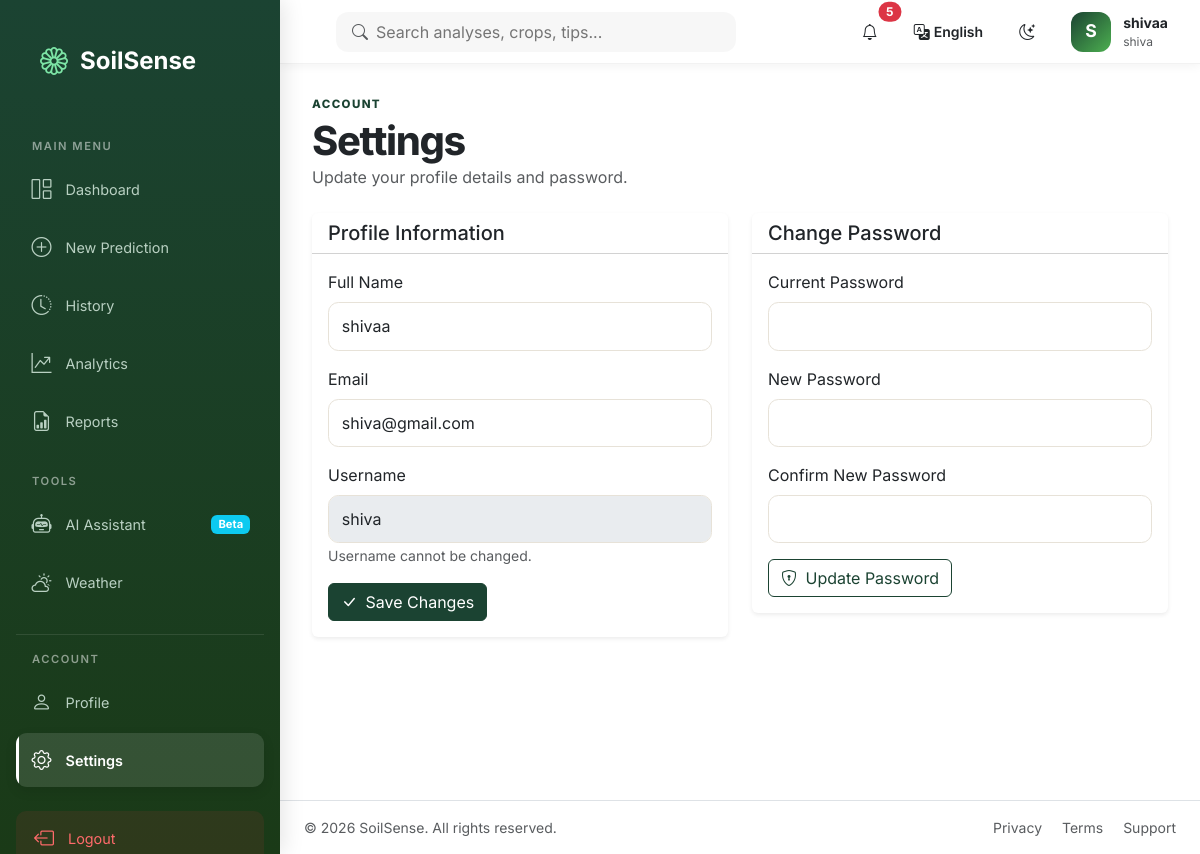
The page /settings (signed in) on the database its author committed.
### tables this page shows
CREATE TABLE users (
                id INTEGER PRIMARY KEY AUTOINCREMENT,
                full_name TEXT NOT NULL,
                email TEXT NOT NULL COLLATE NOCASE UNIQUE,
                username TEXT NOT NULL COLLATE NOCASE UNIQUE,
                password_hash TEXT NOT NULL,
                created_at TEXT NOT NULL DEFAULT CURRENT_TIMESTAMP
            );

### app.py (the view, shortened to what this page needs)
@app.route("/settings", methods=["GET", "POST"])
@login_required
def settings() -> str:
    user_id = session.get("user_id")
    with get_database_connection() as connection:
        user = connection.execute(
            "SELECT full_name, email, username FROM users WHERE id = ?",
            (user_id,)
        ).fetchone()
    return render_template("settings.html", user=user)

### app.py (called while the page is built)
def get_database_connection() -> sqlite3.Connection:
    connection = sqlite3.connect(app.config["DATABASE"])
    connection.row_factory = sqlite3.Row
    connection.execute("PRAGMA foreign_keys = ON")
    return connection

def login_required(view: Callable[..., Any]) -> Callable[..., Any]:
    @wraps(view)
    def wrapped_view(*args: Any, **kwargs: Any) -> Any:
        if "user_id" not in session:
            flash("Please log in to access the soil health system.", "warning")
            return redirect(url_for("login", next=request.path))
        return view(*args, **kwargs)
    return wrapped_view

def format_relative_time(timestamp_str: str) -> str:
    try:
        then = datetime.fromisoformat(timestamp_str)
    except (TypeError, ValueError):
        return timestamp_str or ""
    seconds = (datetime.utcnow() - then).total_seconds()
    if seconds < 60:
        return "Just now"
    if seconds < 3600:
        minutes = int(seconds // 60)
        return f"{minutes} minute{'s' if minutes != 1 else ''} ago"
    if seconds < 86400:
        hours = int(seconds // 3600)
        return f"{hours} hour{'s' if hours != 1 else ''} ago"
    if seconds < 172800:
        return "Yesterday"
    if seconds < 604800:
        days = int(seconds // 86400)
        return f"{days} days ago"
    return then.strftime("%b %d, %Y")

@app.context_processor
def inject_notifications() -> dict[str, Any]:
    user_id = session.get("user_id")
    if not user_id:
        return {"notifications": []}
    try:
        return {"notifications": get_recent_notifications(user_id, session.get("language", "en"))}
    except sqlite3.Error:
        app.logger.exception("Failed to load notifications")
        return {"notifications": []}

@app.context_processor
def inject_translations() -> dict[str, Any]:
    lang = session.get("language", "en")
    return {
        "t": lambda key: translate(key, lang),
        "tf": lambda text: translate_fertilizer(text, lang),
        "tc": lambda crop: translate_crop(crop, lang),
        "current_language": lang,
        "supported_languages": SUPPORTED_LANGUAGES,
    }

### translations.py (called while the page is built)
def translate(key: str, lang: str) -> str:
    return TRANSLATIONS.get(lang, {}).get(key) or TRANSLATIONS["en"].get(key, key)

def translate_crop(name: str, lang: str) -> str:
    if not name:
        return name
    key = name.strip().lower()
    return CROP_NAMES.get(lang, {}).get(key) or CROP_NAMES["en"].get(key, name.title())

### templates/settings.html (shortened to what this page needs)
{% extends "base.html" %}
{% block content %}
<section class="page-heading mb-4">
  <p class="eyebrow mb-1">ACCOUNT</p>
  <h1>Settings</h1>
  <p class="text-body-secondary mb-0">Update your profile details and password.</p>
</section>
<div class="row g-4">
  <div class="col-lg-6">
    <div class="card border-0 shadow-sm">
      <div class="card-header bg-transparent">
        <h2 class="h5 mb-0">Profile Information</h2>
      </div>
      <div class="card-body">
        <form method="post" action="{{ url_for('settings') }}">
          <div class="mb-3">
            <label class="form-label" for="full_name">Full Name</label>
            <input type="text" class="form-control" id="full_name" name="full_name"
                   value="{{ user.full_name if user else '' }}" required minlength="2" maxlength="100">
          </div>
          <div class="mb-3">
            <label class="form-label" for="email">Email</label>
            <input type="email" class="form-control" id="email" name="email"
                   value="{{ user.email if user else '' }}" required maxlength="254">
          </div>
          <div class="mb-3">
            <label class="form-label">Username</label>
            <input type="text" class="form-control" value="{{ user.username if user else '' }}" disabled>
            <small class="text-muted">Username cannot be changed.</small>
          </div>
          <button type="submit" class="btn btn-primary">
            <i class="bi bi-check-lg me-1"></i> Save Changes
          </button>
        </form>
      </div>
    </div>
  </div>
  <div class="col-lg-6">
    <div class="card border-0 shadow-sm">
      <div class="card-header bg-transparent">
        <h2 class="h5 mb-0">Change Password</h2>
      </div>
      <div class="card-body">
        <form method="post" action="{{ url_for('settings') }}">
          <div class="mb-3">
            <label class="form-label" for="current_password">Current Password</label>
            <input type="password" class="form-control" id="current_password" name="current_password" required>
          </div>
          <div class="mb-3">
            <label class="form-label" for="new_password">New Password</label>
            <input type="password" class="form-control" id="new_password" name="new_password" required minlength="8">
          </div>
          <div class="mb-3">
            <label class="form-label" for="confirm_password">Confirm New Password</label>
            <input type="password" class="form-control" id="confirm_password" name="confirm_password" required minlength="8">
          </div>
          <button type="submit" class="btn btn-outline-primary">
            <i class="bi bi-shield-lock me-1"></i> Update Password
          </button>
        </form>
      </div>
    </div>
  </div>
</div>
{% endblock %}

### templates/base.html (shortened to what this page needs)
<!doctype html>
<html lang="en" data-bs-theme="light">
<head>
  <link href="https://cdn.jsdelivr.net/npm/bootstrap@5.3.3/dist/css/bootstrap.min.css" rel="stylesheet">
  <link href="https://cdn.jsdelivr.net/npm/bootstrap-icons@1.11.3/font/bootstrap-icons.min.css" rel="stylesheet">
  <link href="{{ url_for('static', filename='css/style.css') }}" rel="stylesheet">
</head>
<body>
  <div class="app-shell">
    <aside class="sidebar offcanvas-lg offcanvas-start" tabindex="-1" id="sidebar">
      <div class="sidebar-content">
        <a class="brand d-none d-lg-flex" href="{{ url_for('dashboard') }}">
          <i class="bi bi-flower1"></i> SoilSense
        </a>
        <nav class="nav-section" aria-label="Main navigation">
          <div class="nav-section-title">{{ t('main_menu') }}</div>
          <div class="nav flex-column gap-1">
            <a class="nav-link {% if request.endpoint == 'dashboard' %}active{% endif %}"
               href="{{ url_for('dashboard') }}"
               data-bs-toggle="tooltip"
               data-bs-placement="right"
               title="View your dashboard">
              <i class="bi bi-grid-1x2"></i> {{ t('dashboard') }}
            </a>
            <a class="nav-link {% if request.endpoint == 'home' %}active{% endif %}"
               href="{{ url_for('home') }}"
               data-bs-toggle="tooltip"
               data-bs-placement="right"
               title="Start new soil analysis">
              <i class="bi bi-plus-circle"></i> {{ t('new_prediction') }}
            </a>
            <a class="nav-link {% if request.endpoint == 'history' %}active{% endif %}"
               href="{{ url_for('history') }}"
               data-bs-toggle="tooltip"
               data-bs-placement="right"
               title="View prediction history">
              <i class="bi bi-clock-history"></i> {{ t('history') }}
            </a>
            <a class="nav-link {% if request.endpoint == 'analytics' %}active{% endif %}"
               href="{{ url_for('analytics') }}"
               data-bs-toggle="tooltip"
               data-bs-placement="right"
               title="View analytics and insights">
              <i class="bi bi-graph-up-arrow"></i> {{ t('analytics') }}
            </a>
            <a class="nav-link {% if request.endpoint == 'reports' %}active{% endif %}"
               href="{{ url_for('reports') }}"
               data-bs-toggle="tooltip"
               data-bs-placement="right"
               title="View generated reports">
              <i class="bi bi-file-earmark-bar-graph"></i> {{ t('reports') }}
            </a>
          </div>
        </nav>
        <nav class="nav-section" aria-label="Tools">
          <div class="nav-section-title">{{ t('tools') }}</div>
          <div class="nav flex-column gap-1">
            <a class="nav-link {% if request.endpoint == 'chatbot' %}active{% endif %}"
               href="{{ url_for('chatbot') }}"
               data-bs-toggle="tooltip"
               data-bs-placement="right"
               title="Chat with AI assistant">
              <i class="bi bi-robot"></i> {{ t('ai_assistant') }}
              <span class="badge bg-info">Beta</span>
            </a>
            <a class="nav-link {% if request.endpoint == 'weather' %}active{% endif %}"
               href="{{ url_for('weather') }}"
               data-bs-toggle="tooltip"
               data-bs-placement="right"
               title="Check weather conditions">
              <i class="bi bi-cloud-sun"></i> {{ t('weather') }}
            </a>
          </div>
        </nav>
        <div class="sidebar-footer">
          <nav class="nav-section" aria-label="Account">
            <div class="nav-section-title">{{ t('account') }}</div>
            <div class="nav flex-column gap-1">
              <a class="nav-link {% if request.endpoint == 'profile' %}active{% endif %}"
                 href="{{ url_for('profile') }}"
                 data-bs-toggle="tooltip"
                 data-bs-placement="right"
                 title="Manage your profile">
                <i class="bi bi-person"></i> {{ t('profile') }}
              </a>
              <a class="nav-link {% if request.endpoint == 'settings' %}active{% endif %}"
                 href="{{ url_for('settings') }}"
                 data-bs-toggle="tooltip"
                 data-bs-placement="right"
                 title="Application settings">
                <i class="bi bi-gear"></i> {{ t('settings') }}
              </a>
            </div>
          </nav>
          <form action="{{ url_for('logout') }}" method="post" class="mt-2">
            <button class="logout-button" type="submit">
              <i class="bi bi-box-arrow-left"></i> {{ t('logout') }}
            </button>
          </form>
        </div>
      </div>
    </aside>
    <div class="page-area">
      <header class="topbar">
        <div class="search-bar d-none d-md-block">
          <div class="position-relative">
            <i class="bi bi-search position-absolute top-50 start-0 translate-middle-y ms-3 text-muted"></i>
            <input type="search"
                   class="search-input"
                   placeholder="{{ t('search_placeholder') }}"
                   aria-label="Search">
          </div>
        </div>
        <div class="ms-auto d-flex align-items-center gap-3">
          <div class="dropdown">
            <button class="btn-icon position-relative"
                    id="notificationBell"
                    type="button"
                    data-bs-toggle="dropdown"
                    aria-expanded="false"
                    aria-label="Notifications">
              <i class="bi bi-bell"></i>
              {% if notifications %}
              <span class="position-absolute top-0 start-100 translate-middle badge rounded-pill bg-danger">
                {{ notifications|length }}
              </span>
              {% endif %}
            </button>
          </div>
          <div class="dropdown">
            <button class="btn-icon d-flex align-items-center gap-1 px-2"
                    id="languageSwitcher"
                    type="button"
                    data-bs-toggle="dropdown"
                    aria-expanded="false"
                    aria-label="{{ t('language') }}"
                    style="width: auto;"
                    title="{{ t('language') }}">
              <i class="bi bi-translate"></i>
              <span class="small fw-semibold d-none d-sm-inline">{{ supported_languages[current_language] }}</span>
            </button>
          </div>
          <button class="btn-icon"
                  id="themeToggle"
                  type="button"
                  aria-label="Toggle dark mode"
                  data-bs-toggle="tooltip"
                  data-bs-placement="bottom"
                  title="Toggle dark mode">
            <i class="bi bi-moon-stars"></i>
          </button>
          <div class="profile-summary dropdown" id="userDropdown">
            <div class="profile-avatar"
                 data-bs-toggle="dropdown"
                 aria-expanded="false"
                 role="button">
              {{ session.get('full_name', 'U')[0]|upper }}
            </div>
            <div class="d-none d-sm-block" data-bs-toggle="dropdown" role="button">
              <strong class="d-block small">{{ session.get('full_name', 'User') }}</strong>
              <small class="text-muted">{{ session.get('username', '') }}</small>
            </div>
          </div>
        </div>
      </header>
      <main class="content-area page-transition">
        {% block content %}{% endblock %}
      </main>
      <footer class="px-4 py-3 text-center text-muted small border-top">
        <div class="d-flex justify-content-between align-items-center flex-wrap gap-2">
          <span>&copy; 2026 SoilSense. {{ t('all_rights_reserved') }}</span>
          <span>
            <a href="{{ url_for('privacy') }}" target="_blank" class="text-decoration-none text-muted me-3">{{ t('privacy') }}</a>
            <a href="{{ url_for('terms') }}" target="_blank" class="text-decoration-none text-muted me-3">{{ t('terms') }}</a>
            <a href="{{ url_for('chatbot') }}" class="text-decoration-none text-muted">{{ t('support') }}</a>
          </span>
        </div>
      </footer>
    </div>
  </div>
  <div class="toast-container position-fixed bottom-0 end-0 p-3" id="toastContainer"></div>
</body>
</html>

### static/css/style.css (style rules this page uses)
:root { --brand:#1b4332;--brand-light:#40916c;--accent:#d9a441;--surface:#fff;--canvas:#faf7f2;--text:#17231d;--muted:#68756e;--border:#e7e2d8;--sidebar:#0f2818 }
body { background:var(--canvas);color:var(--text);font-family:Inter,system-ui,sans-serif;transition:.25s }
.sidebar { width:260px;background:var(--sidebar);color:#e6f4ec;border:0 }
.sidebar-content { height:100%;display:flex;flex-direction:column;padding:1.5rem }
.brand { display:flex;gap:.6rem;color:#fff;font-size:1.25rem;font-weight:750;text-decoration:none;margin-bottom:2rem }
.brand i { color:#7de5a6 }
.sidebar .nav-link { color:#b9d0c2;border-radius:.7rem;padding:.75rem .85rem;display:flex;gap:.75rem }
.sidebar .nav-link:hover,.sidebar .nav-link.active { background:#ffffff1f;color:#fff }
.sidebar-footer { margin-top:auto }
.logout-button { width:100%;background:transparent;border:0;text-align:left }
.topbar { height:76px;background:var(--surface);border-bottom:1px solid var(--border);display:flex;align-items:center;padding:0 1.5rem }
.btn-icon { border:1px solid var(--border);border-radius:.65rem }
.profile-summary { display:flex;gap:.65rem;align-items:center }
.profile-summary small { display:block;color:var(--muted);font-size:.75rem }
.profile-avatar { width:38px;height:38px;border-radius:50%;display:grid;place-items:center;background:linear-gradient(135deg,#40916c,#1b4332);color:#fff;font-weight:700 }
.content-area { padding:2rem;max-width:1440px;margin:auto }
.page-heading h1 { font-weight:750;letter-spacing:-.035em;margin:0 }
.eyebrow { color:var(--brand);font-size:.72rem;letter-spacing:.12em;font-weight:800 }
.form-control { border-radius:.65rem;padding:.7rem .8rem;border-color:var(--border) }
.page-transition { animation:fadeIn .35s ease }
@media (min-width:992px) { .sidebar { position:fixed;inset:0 auto 0 0;display:block!important } }
@media (min-width:992px) { .page-area { margin-left:260px } }

### rows shown on the page
users: get "shivaa", get "shiva", full_name "shivaa", email "shiva@gmail.com", username "shiva"

### other values the page prints
{{ t('main_menu') }} "MAIN MENU"
{{ t('dashboard') }} "Dashboard"
{{ t('new_prediction') }} "New Prediction"
{{ t('history') }} "History"
{{ t('analytics') }} "Analytics"
{{ t('reports') }} "Reports"
{{ t('tools') }} "TOOLS"
{{ t('ai_assistant') }} "AI Assistant"
{{ t('weather') }} "Weather"
{{ t('account') }} "ACCOUNT"
{{ t('profile') }} "Profile"
{{ t('settings') }} "Settings"
{{ t('logout') }} "Logout"
{{ notifications|length }} "5"
{{ supported_languages[current_language] }} "English"
